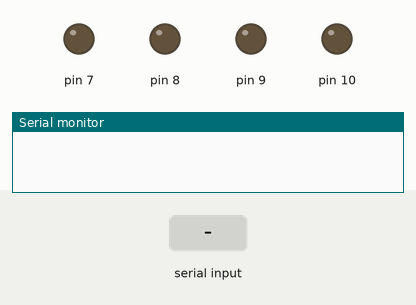
Simulated run of this sketch. Board: Arduino Uno, built with avr-gcc and run on an emulated ATmega328P. Shown: output pins drawn as LEDs (lit = HIGH), the last lines printed to the serial monitor. The inputs (shaded band) are chosen by the test bench.

Above: at 1.2 s.
1.3 s: "1" received over Serial
At 2.5 s:
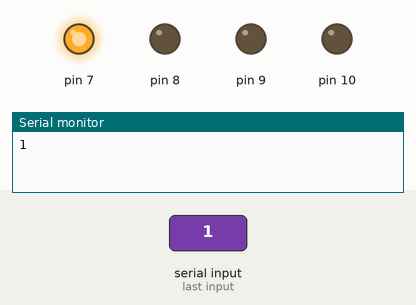
2.8 s: "2" received over Serial
At 3.7 s:
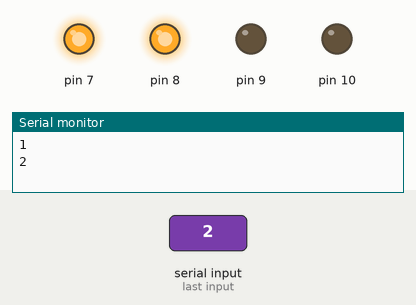
4.3 s: "3" received over Serial
At 4.8 s:
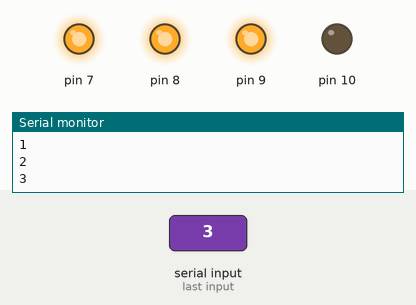
5.8 s: "4" received over Serial
At 7.0 s:
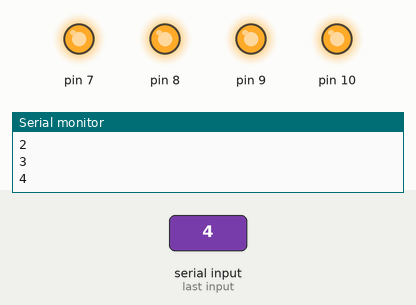
7.3 s: "5" received over Serial
At 8.3 s:
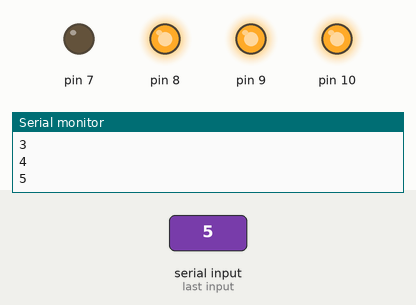
8.8 s: "6" received over Serial
At 9.4 s:
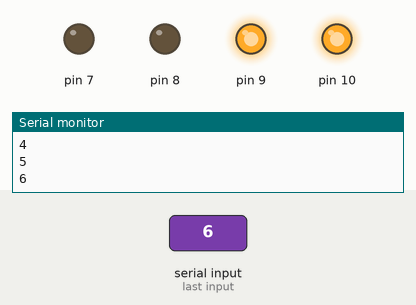
Timing chart, 0 to 11.3 s (numbered marks = the images above; inputs shaded):
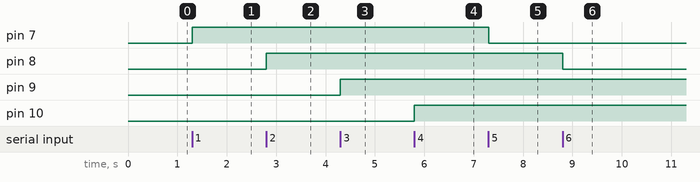

Measured:
- after the input at 1.3 s, pin 7: LOW → HIGH at once
- after the input at 2.8 s, pin 8: LOW → HIGH at once
- after the input at 4.3 s, pin 9: LOW → HIGH at once
- after the input at 5.8 s, pin 10: LOW → HIGH at once
- after the input at 7.3 s, pin 7: HIGH → LOW at once
- after the input at 8.8 s, pin 8: HIGH → LOW at once

The sketch:

BLUETOOTH4.ino
```cpp
char value;
void setup()
{
  pinMode(7,OUTPUT);
  pinMode(8,OUTPUT);
  pinMode(9,OUTPUT);
  pinMode(10,OUTPUT);
  // put your setup code here, to run once:
  Serial.begin(9600);
}

void loop()
{

  if(Serial.available()>0)
  {
    value=Serial.read();

    Serial.println(value);
    if(value=='1')
      {digitalWrite(7,HIGH);
      }
    if(value=='2')
      {digitalWrite(8,HIGH);
      }
    if(value=='3')
      {digitalWrite(9,HIGH);
      }
    if(value=='4')
      {digitalWrite(10,HIGH);
      }
       if(value=='5')
      {digitalWrite(7,LOW);
      }
    if(value=='6')
      {digitalWrite(8,LOW);
      }
    if(value=='7')
      {digitalWrite(9,LOW);
      }
    if(value=='8')
      {digitalWrite(10,LOW);
      }


  }
  }
```
